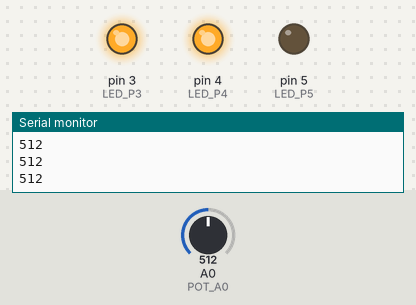
Recording of a sketch running on a simulated Arduino Uno, built with avr-gcc and run on an emulated ATmega328P. Parts: output pins drawn as LEDs (lit = HIGH), the last lines printed to the serial monitor. The test bench sets the inputs (shaded band); at power-on: A0 (POT_A0) = 512.

Above: at 1.2 s.
1.3 s: A0 (POT_A0) set to 357
2.8 s: A0 (POT_A0) set to 322
At 3.3 s:
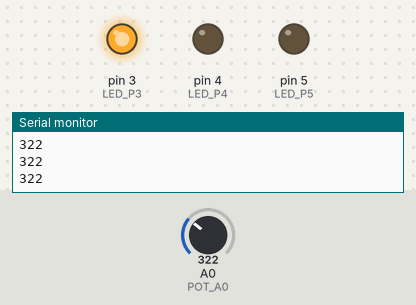
4.3 s: A0 (POT_A0) set to 692
At 5.5 s:
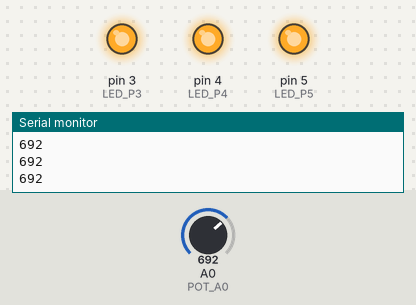
5.8 s: A0 (POT_A0) set to 670
At 6.8 s:
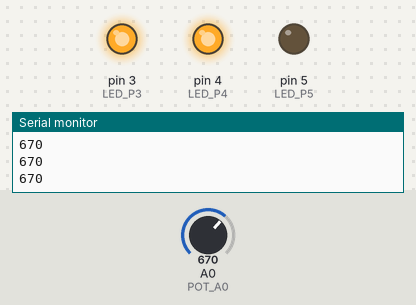
7.3 s: A0 (POT_A0) set to 716
At 7.8 s:
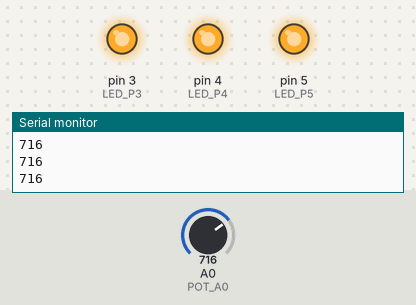
Timing chart, 0 to 9.8 s (numbered marks = the images above; inputs shaded):
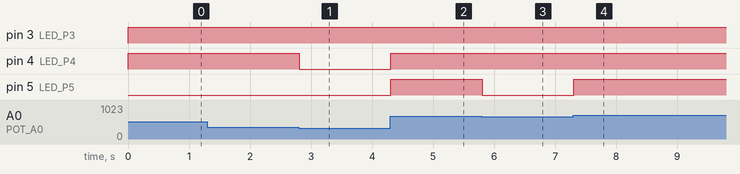

The sketch:

led-e-potenciometro.ino
```cpp
/*

	Projeto que indica o valor do potenciometro,
  através de LED's de diferentes cores.

    Feito por: Rafael Varela

*/


const int LED_P3 = 3;
const int LED_P4 = 4;
const int LED_P5 = 5;
int POT_A0 = A0;
int leituraPot;

void setup()
{

  Serial.begin(9600);

  pinMode(LED_P3, OUTPUT);
  pinMode(LED_P4, OUTPUT);
  pinMode(LED_P5, OUTPUT);
  pinMode(POT_A0, INPUT);

}

void loop()
{
  leituraPot = analogRead(POT_A0);

  Serial.println(leituraPot);

  if (leituraPot < 341){

  	digitalWrite(LED_P3, HIGH);
    digitalWrite(LED_P4, LOW);
    digitalWrite(LED_P5, LOW);

  }
  else{

    if (leituraPot < 682){

    	digitalWrite(LED_P3, HIGH);
      	digitalWrite(LED_P4, HIGH);
      	digitalWrite(LED_P5, LOW);

    }
    else{

      if (leituraPot < 1024){

      	digitalWrite(LED_P3, HIGH);
        digitalWrite(LED_P4, HIGH);
        digitalWrite(LED_P5, HIGH);

      }

    }

  }

}
```

Measured:
- the behaviour switches between 341 and 340 on A0 (POT_A0) (found by bisection; images 0 and 1)
- the behaviour switches between 682 and 681 on A0 (POT_A0) (found by bisection; images 2 and 3)
- after the input at 2.8 s, pin 4 (LED_P4): HIGH → LOW at once
- after the input at 4.3 s, pin 4 (LED_P4), pin 5 (LED_P5): LOW → HIGH at once
- after the input at 5.8 s, pin 5 (LED_P5): HIGH → LOW at once
- after the input at 7.3 s, pin 5 (LED_P5): LOW → HIGH at once
